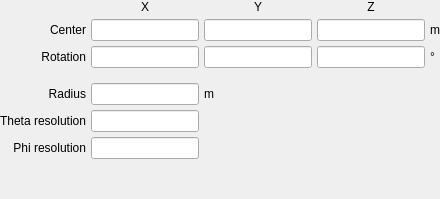
         <widget class="QWidget" name="sphere">
          <property name="font">
           <font>
            <weight>50</weight>
            <bold>false</bold>
           </font>
          </property>
          <layout class="QGridLayout" name="gridLayout_3">
           <property name="leftMargin">
            <number>0</number>
           </property>
           <property name="topMargin">
            <number>0</number>
           </property>
           <property name="rightMargin">
            <number>0</number>
           </property>
           <property name="bottomMargin">
            <number>0</number>
           </property>
           <property name="spacing">
            <number>5</number>
           </property>
           <item row="2" column="1">
            <widget class="LineEdit" name="lineedit_sphere_rotationx">
             <property name="font">
              <font>
               <weight>50</weight>
               <bold>false</bold>
              </font>
             </property>
            </widget>
           </item>
           <item row="5" column="1">
            <widget class="LineEdit" name="lineedit_sphere_thetaresolution">
             <property name="font">
              <font>
               <weight>50</weight>
               <bold>false</bold>
              </font>
             </property>
            </widget>
           </item>
           <item row="6" column="1">
            <widget class="LineEdit" name="lineedit_sphere_phiresolution">
             <property name="font">
              <font>
               <weight>50</weight>
               <bold>false</bold>
              </font>
             </property>
            </widget>
           </item>
           <item row="4" column="1">
            <widget class="LineEdit" name="lineedit_sphere_radius">
             <property name="font">
              <font>
               <weight>50</weight>
               <bold>false</bold>
              </font>
             </property>
            </widget>
           </item>
           <item row="5" column="0">
            <widget class="QLabel" name="label_11">
             <property name="font">
              <font>
               <weight>50</weight>
               <bold>false</bold>
              </font>
             </property>
             <property name="text">
              <string>Theta resolution</string>
             </property>
             <property name="alignment">
              <set>Qt::AlignRight|Qt::AlignTrailing|Qt::AlignVCenter</set>
             </property>
            </widget>
           </item>
           <item row="8" column="0">
            <spacer name="verticalSpacer_4">
             <property name="orientation">
              <enum>Qt::Vertical</enum>
             </property>
             <property name="sizeHint" stdset="0">
              <size>
               <width>20</width>
               <height>40</height>
              </size>
             </property>
            </spacer>
           </item>
           <item row="6" column="0">
            <widget class="QLabel" name="label_12">
             <property name="font">
              <font>
               <weight>50</weight>
               <bold>false</bold>
              </font>
             </property>
             <property name="text">
              <string>Phi resolution</string>
             </property>
             <property name="alignment">
              <set>Qt::AlignRight|Qt::AlignTrailing|Qt::AlignVCenter</set>
             </property>
            </widget>
           </item>
           <item row="4" column="0">
            <widget class="QLabel" name="label_10">
             <property name="font">
              <font>
               <weight>50</weight>
               <bold>false</bold>
              </font>
             </property>
             <property name="text">
              <string>Radius</string>
             </property>
             <property name="alignment">
              <set>Qt::AlignRight|Qt::AlignTrailing|Qt::AlignVCenter</set>
             </property>
            </widget>
           </item>
           <item row="1" column="0">
            <widget class="QLabel" name="label_9">
             <property name="font">
              <font>
               <weight>50</weight>
               <bold>false</bold>
              </font>
             </property>
             <property name="text">
              <string>Center</string>
             </property>
             <property name="alignment">
              <set>Qt::AlignRight|Qt::AlignTrailing|Qt::AlignVCenter</set>
             </property>
            </widget>
           </item>
           <item row="0" column="1">
            <widget class="QLabel" name="label_162">
             <property name="font">
              <font>
               <weight>50</weight>
               <bold>false</bold>
              </font>
             </property>
             <property name="text">
              <string>X</string>
             </property>
             <property name="alignment">
              <set>Qt::AlignCenter</set>
             </property>
            </widget>
           </item>
           <item row="0" column="2">
            <widget class="QLabel" name="label_163">
             <property name="font">
              <font>
               <weight>50</weight>
               <bold>false</bold>
              </font>
             </property>
             <property name="text">
              <string>Y</string>
             </property>
             <property name="alignment">
              <set>Qt::AlignCenter</set>
             </property>
            </widget>
           </item>
           <item row="1" column="1">
            <widget class="LineEdit" name="lineedit_sphere_centerx">
             <property name="font">
              <font>
               <weight>50</weight>
               <bold>false</bold>
              </font>
             </property>
            </widget>
           </item>
           <item row="1" column="2">
            <widget class="LineEdit" name="lineedit_sphere_centery">
             <property name="font">
              <font>
               <weight>50</weight>
               <bold>false</bold>
              </font>
             </property>
            </widget>
           </item>
           <item row="1" column="3">
            <widget class="LineEdit" name="lineedit_sphere_centerz">
             <property name="font">
              <font>
               <weight>50</weight>
               <bold>false</bold>
              </font>
             </property>
            </widget>
           </item>
           <item row="1" column="4">
            <widget class="QLabel" name="label_159">
             <property name="font">
              <font>
               <weight>50</weight>
               <bold>false</bold>
              </font>
             </property>
             <property name="text">
              <string>m</string>
             </property>
            </widget>
           </item>
           <item row="2" column="0">
            <widget class="QLabel" name="label_51">
             <property name="font">
              <font>
               <weight>50</weight>
               <bold>false</bold>
              </font>
             </property>
             <property name="text">
              <string>Rotation</string>
             </property>
             <property name="alignment">
              <set>Qt::AlignRight|Qt::AlignTrailing|Qt::AlignVCenter</set>
             </property>
            </widget>
           </item>
           <item row="2" column="2">
            <widget class="LineEdit" name="lineedit_sphere_rotationy">
             <property name="font">
              <font>
               <weight>50</weight>
               <bold>false</bold>
              </font>
             </property>
            </widget>
           </item>
           <item row="2" column="3">
            <widget class="LineEdit" name="lineedit_sphere_rotationz">
             <property name="font">
              <font>
               <weight>50</weight>
               <bold>false</bold>
              </font>
             </property>
            </widget>
           </item>
           <item row="2" column="4">
            <widget class="QLabel" name="label_160">
             <property name="font">
              <font>
               <weight>50</weight>
               <bold>false</bold>
              </font>
             </property>
             <property name="text">
              <string>°</string>
             </property>
            </widget>
           </item>
           <item row="4" column="2">
            <widget class="QLabel" name="label_161">
             <property name="font">
              <font>
               <weight>50</weight>
               <bold>false</bold>
              </font>
             </property>
             <property name="text">
              <string>m</string>
             </property>
            </widget>
           </item>
           <item row="0" column="3">
            <widget class="QLabel" name="label_164">
             <property name="font">
              <font>
               <weight>50</weight>
               <bold>false</bold>
              </font>
             </property>
             <property name="text">
              <string>Z</string>
             </property>
             <property name="alignment">
              <set>Qt::AlignCenter</set>
             </property>
            </widget>
           </item>
           <item row="3" column="1">
            <spacer name="verticalSpacer_49">
             <property name="orientation">
              <enum>Qt::Vertical</enum>
             </property>
             <property name="sizeType">
              <enum>QSizePolicy::Maximum</enum>
             </property>
             <property name="sizeHint" stdset="0">
              <size>
               <width>20</width>
               <height>10</height>
              </size>
             </property>
            </spacer>
           </item>
          </layout>
         </widget>
